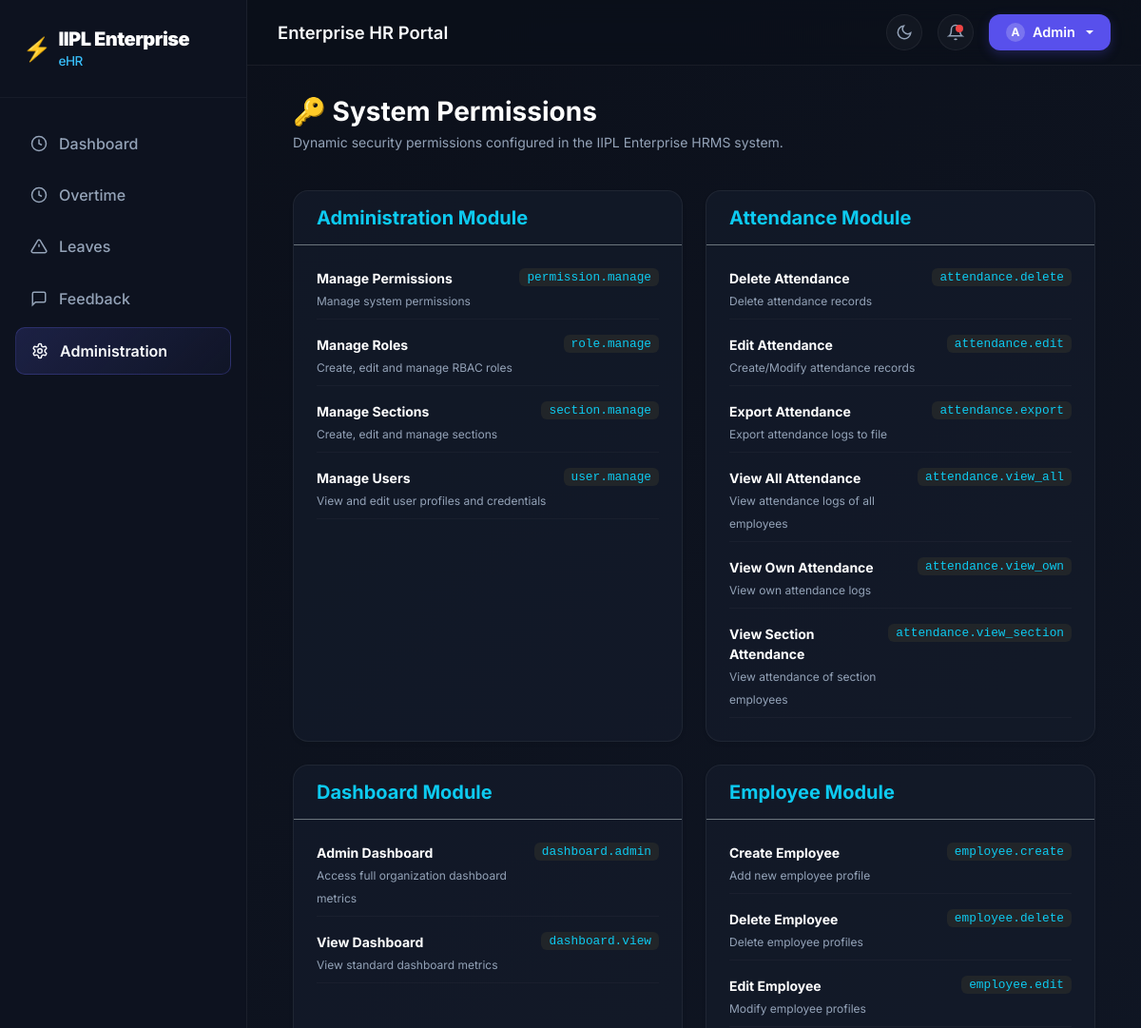
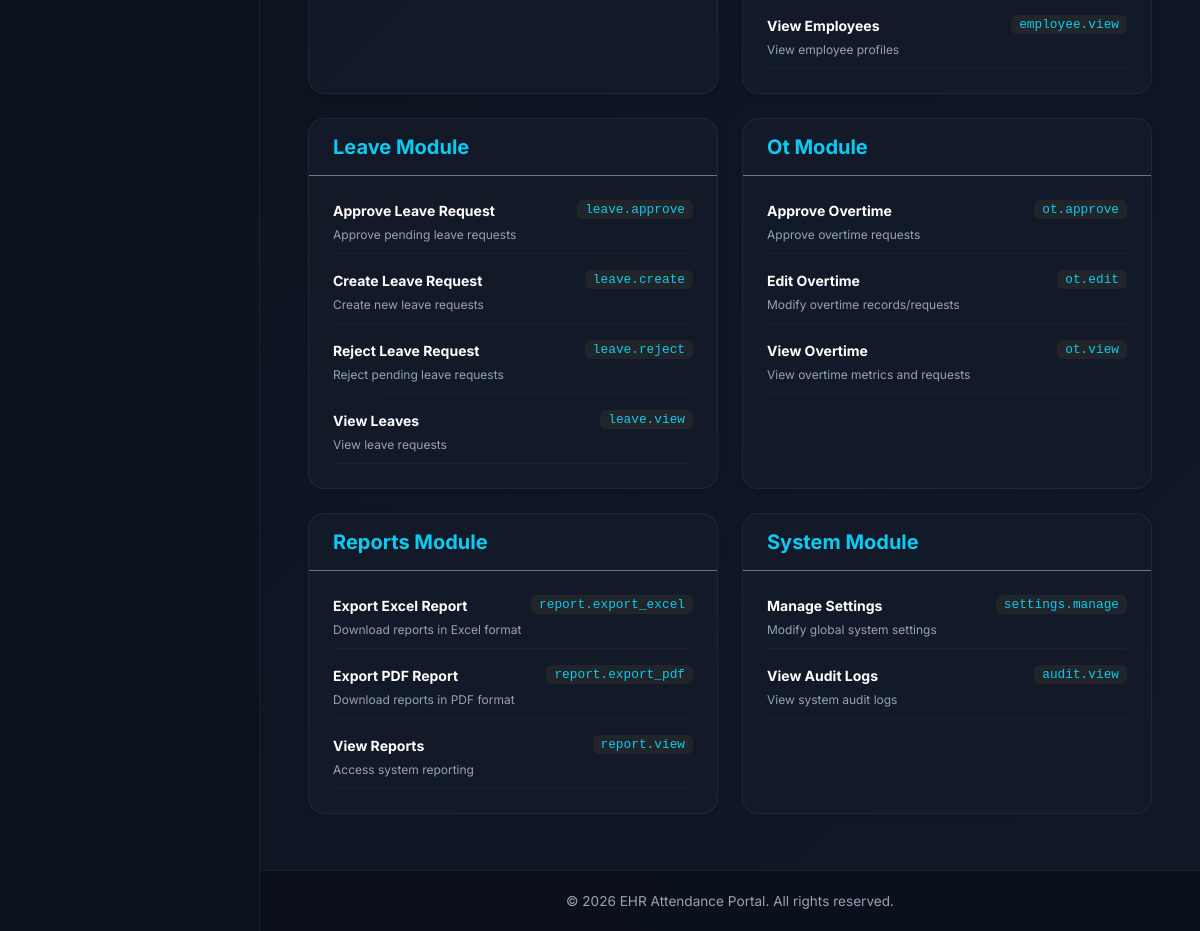
/admin-portal/permissions/ (signed in), run on the app's committed database (2 pictures, top to bottom).
### attendance/models.py (models this page shows, shortened)
class Permission(models.Model):
    name = models.CharField(max_length=100)
    code = models.CharField(max_length=100, unique=True)
    module = models.CharField(max_length=50)
    description = models.TextField(blank=True, null=True)

### attendance/views_admin.py (the view)
# urls.py: path("admin-portal/permissions/", views_admin.admin_permissions, name="admin_permissions"),
@admin_permission_required("permission.manage")
def admin_permissions(request):
    permissions_grouped = PermissionService.get_permissions_by_module()
    context = {"active_tab": "admin", "permissions_grouped": permissions_grouped}
    return render(request, "attendance/admin/permissions.html", context)

### attendance/services/permission_service.py (called while the page is built)
    @staticmethod
    def get_permissions_by_module() -> dict[str, list[Permission]]:
        permissions = Permission.objects.all().order_by("module", "name")
        grouped = {}
        for p in permissions:
            module_name = p.module.capitalize()
            grouped.setdefault(module_name, []).append(p)
        return grouped

### attendance/views_admin.py (called while the page is built, shortened)
def admin_permission_required(perm_code=None):
    def decorator(view_func):
        @wraps(view_func)
        def _wrapped_view(request, *args, **kwargs):
            if not request.user.is_authenticated:
                return redirect("login")
            if request.user.is_superuser:
                return view_func(request, *args, **kwargs)
        return _wrapped_view
    return decorator

### attendance/templates/attendance/admin/permissions.html (shortened to what this page needs)
{% extends 'attendance/base.html' %}
{% block content %}
<div class="row fade-in-el mb-4">
    <div class="col-12">
        <h3 class="fw-bold text-white mb-1">🔑 System Permissions</h3>
        <p class="text-muted small">Dynamic security permissions configured in the IIPL Enterprise HRMS system.</p>
    </div>
</div>
<div class="row fade-in-el">
    {% for module, perms in permissions_grouped.items %}
    <div class="col-md-6 mb-4">
        <div class="card bg-dark border-secondary shadow-sm h-100" style="background: var(--card-bg) !important; border: 1px solid var(--card-border) !important; border-radius: 16px;">
            <div class="card-header bg-transparent border-secondary py-3 px-4">
                <h5 class="fw-bold text-info mb-0">{{ module }} Module</h5>
            </div>
            <div class="card-body p-4">
                <div class="d-flex flex-column gap-3">
                    {% for perm in perms %}
                    <div class="d-flex justify-content-between align-items-start pb-2" style="border-bottom: 1px solid rgba(255,255,255,0.03);">
                        <div>
                            <strong class="text-white small d-block">{{ perm.name }}</strong>
                            <span class="text-muted" style="font-size: 0.75rem;">{{ perm.description }}</span>
                        </div>
                        <code class="text-info bg-dark px-2 py-0.5 rounded small" style="font-size: 0.8rem; font-weight: 500;">{{ perm.code }}</code>
                    </div>
                    {% endfor %}
                </div>
            </div>
        </div>
    </div>
    {% endfor %}
</div>
{% endblock %}

### attendance/templates/attendance/base.html (shortened to what this page needs)
{% load rbac_tags %}
<!DOCTYPE html>
<html lang="en">
<head>
    <link href="https://cdn.jsdelivr.net/npm/bootstrap@5.3.3/dist/css/bootstrap.min.css" rel="stylesheet">
    <link rel="stylesheet" href="https://cdn.jsdelivr.net/npm/bootstrap-icons@1.11.3/font/bootstrap-icons.min.css">
</head>
<body>
    {% if user.is_authenticated %}
    <div class="portal-wrapper">
        <aside class="sidebar-container d-none d-lg-flex">
            <div class="sidebar-header">
                <a href="/" class="sidebar-brand d-flex align-items-center gap-2">
                    <span class="fs-4 text-white">⚡</span>
                    <div>
                        <strong class="text-white">IIPL Enterprise</strong>
                        <span>eHR</span>
                    </div>
                </a>
            </div>
            <nav class="sidebar-menu">
                <a href="/?tab=dashboard"
                    class="sidebar-link {% if active_tab == 'dashboard' or not active_tab %}active{% endif %}">
                    <svg width="18" height="18" fill="none" stroke="currentColor" stroke-width="2" viewBox="0 0 24 24">
                        <circle cx="12" cy="12" r="10" />
                        <path d="M12 6v6l4 2" />
                    </svg>
                    Dashboard
                </a>
                <a href="{% url 'overtime' %}"
                    class="sidebar-link {% if request.resolver_match.url_name == 'overtime' %}active{% endif %}">
                    <svg width="18" height="18" fill="none" stroke="currentColor" stroke-width="2" viewBox="0 0 24 24">
                        <circle cx="12" cy="12" r="10" />
                        <polyline points="12 6 12 12 16 14" />
                    </svg>
                    Overtime
                </a>
                <a href="{% url 'leaves' %}"
                    class="sidebar-link {% if request.resolver_match.url_name == 'leaves' or active_tab == 'leaves' %}active{% endif %}">
                    <svg width="18" height="18" fill="none" stroke="currentColor" stroke-width="2" viewBox="0 0 24 24">
                        <path
                            d="M10.29 3.86L1.82 18a2 2 0 0 0 1.71 3h16.94a2 2 0 0 0 1.71-3L13.71 3.86a2 2 0 0 0-3.42 0z" />
                        <line x1="12" y1="9" x2="12" y2="13" />
                        <line x1="12" y1="17" x2="12.01" y2="17" />
                    </svg>
                    Leaves
                </a>
                <a href="{% url 'feedback' %}"
                    class="sidebar-link {% if request.resolver_match.url_name == 'feedback' %}active{% endif %}">
                    <svg width="18" height="18" fill="none" stroke="currentColor" stroke-width="2" viewBox="0 0 24 24">
                        <path d="M21 15a2 2 0 0 1-2 2H7l-4 4V5a2 2 0 0 1 2-2h14a2 2 0 0 1 2 2z"/>
                    </svg>
                    Feedback
                </a>
                {% if user.is_superuser or user|has_permission:"role.manage" or user|has_permission:"section.manage" or user|has_permission:"user.manage" %}
                <a href="{% url 'admin_dashboard' %}"
                    class="sidebar-link {% if active_tab == 'admin' %}active{% endif %}">
                    Administration
                </a>
                {% endif %}
            </nav>
        </aside>
        <main class="content-section">
            <header class="top-navbar">
                <div class="d-flex align-items-center gap-3">
                    <h2 class="top-navbar-title">Enterprise HR Portal</h2>
                </div>
                <div class="top-navbar-actions">
                    <div class="notification-btn" id="themeToggleBtn" onclick="toggleTheme()" title="Toggle Theme">
                        <svg width="18" height="18" fill="none" stroke="currentColor" stroke-width="2"
                            viewBox="0 0 24 24" id="themeIcon">
                            <path d="M21 12.79A9 9 0 1 1 11.21 3 7 7 0 0 0 21 12.79z"></path>
                        </svg>
                    </div>
                    <div class="notification-btn">
                        <svg width="18" height="18" fill="none" stroke="currentColor" stroke-width="2"
                            viewBox="0 0 24 24">
                            <path d="M18 8A6 6 0 0 0 6 8c0 7-3 9-3 9h18s-3-2-3-9" />
                            <path d="M13.73 21a2 2 0 0 1-3.46 0" />
                        </svg>
                        <span class="notification-badge"></span>
                    </div>
                    <div class="dropdown">
                        <button class="profile-dropdown-btn dropdown-toggle" type="button" id="userProfileDropdown"
                            data-bs-toggle="dropdown" aria-expanded="false">
                            <span class="profile-avatar-sm">
                                {{ user.username|slice:":1"|upper }}
                            </span>
                            <span class="profile-username-text">{{ user.username }}</span>
                        </button>
                    </div>
                </div>
            </header>
            <div class="container-fluid main-container fade-in-el px-lg-4 px-xl-5">
                {% block content %}{% endblock %}
            </div>
            <footer class="text-center mt-auto">
                <div class="container">
                    <p class="mb-0">&copy; 2026 EHR Attendance Portal. All rights reserved.</p>
                </div>
            </footer>
        </main>
    </div>
    {% endif %}
</body>
</html>

### attendance/templates/attendance/base.html (style rules this page uses)
:root { --bg-color: #0b0f19; --bg-gradient: linear-gradient(135deg, #0b0f19 0%, #111827 100%); --sidebar-bg: #0d121f; --card-bg: rgba(21, 28, 44, 0.7); --card-border: rgba(255, 255, 255, 0.06); --text-main: #f8fafc; --text-muted: #94a3b8; --primary-accent: #6366f1; --primary-accent-hover: #4f46e5; --secondary-accent: #38bdf8; --success-color: #10b981; --danger-color: #ef4444; --warning-color: #f59e0b; }
.text-muted { color: var(--text-muted) !important; }
body { font-family: 'Inter', sans-serif; background: var(--bg-gradient); color: var(--text-main); min-height: 100vh; display: flex; flex-direction: column; overflow-x: hidden; }
.portal-wrapper { display: flex; min-height: 100vh; width: 100%; overflow-x: hidden; }
.sidebar-container { width: 260px; background: var(--sidebar-bg); border-right: 1px solid var(--card-border); display: flex; flex-direction: column; position: fixed; top: 0; bottom: 0; left: 0; z-index: 1000; transition: all 0.3s ease; }
.sidebar-header { padding: 1.75rem 1.5rem; border-bottom: 1px solid rgba(255, 255, 255, 0.04); }
.sidebar-brand { font-size: 1.25rem; font-weight: 700; letter-spacing: -0.5px; color: var(--text-main) !important; text-decoration: none; line-height: 1.3; }
.sidebar-brand span { display: block; font-size: 0.85rem; color: var(--secondary-accent); font-weight: 500; margin-top: 2px; }
.sidebar-menu { padding: 1.5rem 1rem; flex-grow: 1; overflow-y: auto; }
.sidebar-link { display: flex; align-items: center; gap: 12px; padding: 0.75rem 1rem; color: var(--text-muted); text-decoration: none; border-radius: 10px; font-weight: 500; margin-bottom: 0.4rem; transition: all 0.2s ease; }
.sidebar-link.active { color: var(--text-main); background: linear-gradient(135deg, rgba(99, 102, 241, 0.18) 0%, rgba(99, 102, 241, 0.04) 100%); border: 1px solid rgba(99, 102, 241, 0.25); font-weight: 600; }
.sidebar-link svg { transition: transform 0.2s ease; }
.content-section { width: calc(100% - 260px); margin-left: 260px; display: flex; flex-direction: column; min-height: 100vh; transition: all 0.3s ease; overflow-x: hidden; }
.top-navbar { background: rgba(11, 15, 25, 0.6); backdrop-filter: blur(12px); -webkit-backdrop-filter: blur(12px); border-bottom: 1px solid var(--card-border); padding: 0.95rem 2rem; display: flex; align-items: center; justify-content: space-between; position: sticky; top: 0; z-index: 99; }
.top-navbar-title { font-size: 1.15rem; font-weight: 600; margin: 0; color: var(--text-main); }
.top-navbar-actions { display: flex; align-items: center; gap: 1rem; }
.notification-btn { background: rgba(255, 255, 255, 0.03); border: 1px solid var(--card-border); width: 38px; height: 38px; border-radius: 50%; display: flex; align-items: center; justify-content: center; color: var(--text-muted); cursor: pointer; transition: all 0.2s ease; position: relative; }
.notification-badge { width: 8px; height: 8px; background: var(--danger-color); border-radius: 50%; position: absolute; top: 10px; right: 10px; }
.profile-dropdown-btn { background: #5850ec; border: none; color: white; padding: 0.5rem 1.1rem; border-radius: 12px; font-weight: 600; font-size: 0.9rem; display: flex; align-items: center; gap: 8px; transition: all 0.2s ease; box-shadow: 0 4px 12px rgba(88, 80, 236, 0.25); }
.profile-avatar-sm { width: 20px; height: 20px; border-radius: 50%; background: rgba(255, 255, 255, 0.2); font-size: 0.75rem; font-weight: 700; display: flex; align-items: center; justify-content: center; }
.main-container { flex: 1 0 auto; padding: 2rem; max-width: 100%; overflow-x: hidden; }
footer { flex-shrink: 0; background: rgba(11, 15, 25, 0.8); border-top: 1px solid var(--card-border); padding: 1.25rem 0; color: var(--text-muted); font-size: 0.85rem; }
.fade-in-el { animation: fadeIn 0.4s cubic-bezier(0.4, 0, 0.2, 1) forwards; }

### data on the page
Permission: module "Administration", name "Manage Permissions", description "Manage system permissions", code "permission.manage"
Permission: name "Manage Roles", description "Create, edit and manage RBAC roles", code "role.manage"
Permission: name "Manage Sections", description "Create, edit and manage sections", code "section.manage"
Permission: name "Manage Users", description "View and edit user profiles and credentials", code "user.manage"
Permission: module "Attendance", name "Delete Attendance", description "Delete attendance records", code "attendance.delete"
Permission: name "Edit Attendance", description "Create/Modify attendance records", code "attendance.edit"
Permission: name "Export Attendance", description "Export attendance logs to file", code "attendance.export"
Permission: name "View All Attendance", description "View attendance logs of all employees", code "attendance.view_all"
Permission: name "View Own Attendance", description "View own attendance logs", code "attendance.view_own"
Permission: name "View Section Attendance", description "View attendance of section employees", code "attendance.view_section"
Permission: module "Dashboard", name "Admin Dashboard", description "Access full organization dashboard metrics", code "dashboard.admin"
Permission: name "View Dashboard", description "View standard dashboard metrics", code "dashboard.view"
Permission: module "Employee", name "Create Employee", description "Add new employee profile", code "employee.create"
Permission: name "Delete Employee", description "Delete employee profiles", code "employee.delete"
Permission: name "Edit Employee", description "Modify employee profiles", code "employee.edit"
Permission: name "View Employees", description "View employee profiles", code "employee.view"
Permission: module "Leave", name "Approve Leave Request", description "Approve pending leave requests", code "leave.approve"
Permission: name "Create Leave Request", description "Create new leave requests", code "leave.create"
Permission: name "Reject Leave Request", description "Reject pending leave requests", code "leave.reject"
Permission: name "View Leaves", description "View leave requests", code "leave.view"
Permission: module "Ot", name "Approve Overtime", description "Approve overtime requests", code "ot.approve"
Permission: name "Edit Overtime", description "Modify overtime records/requests", code "ot.edit"
Permission: name "View Overtime", description "View overtime metrics and requests", code "ot.view"
Permission: module "Reports", name "Export Excel Report", description "Download reports in Excel format", code "report.export_excel"
Permission: name "Export PDF Report", description "Download reports in PDF format", code "report.export_pdf"
Permission: name "View Reports", description "Access system reporting", code "report.view"
Permission: module "System", name "Manage Settings", description "Modify global system settings", code "settings.manage"
Permission: name "View Audit Logs", description "View system audit logs", code "audit.view"

### other printed values
{{ user.username|slice:":1"|upper }} "A"
{{ user.username }} "Admin"
